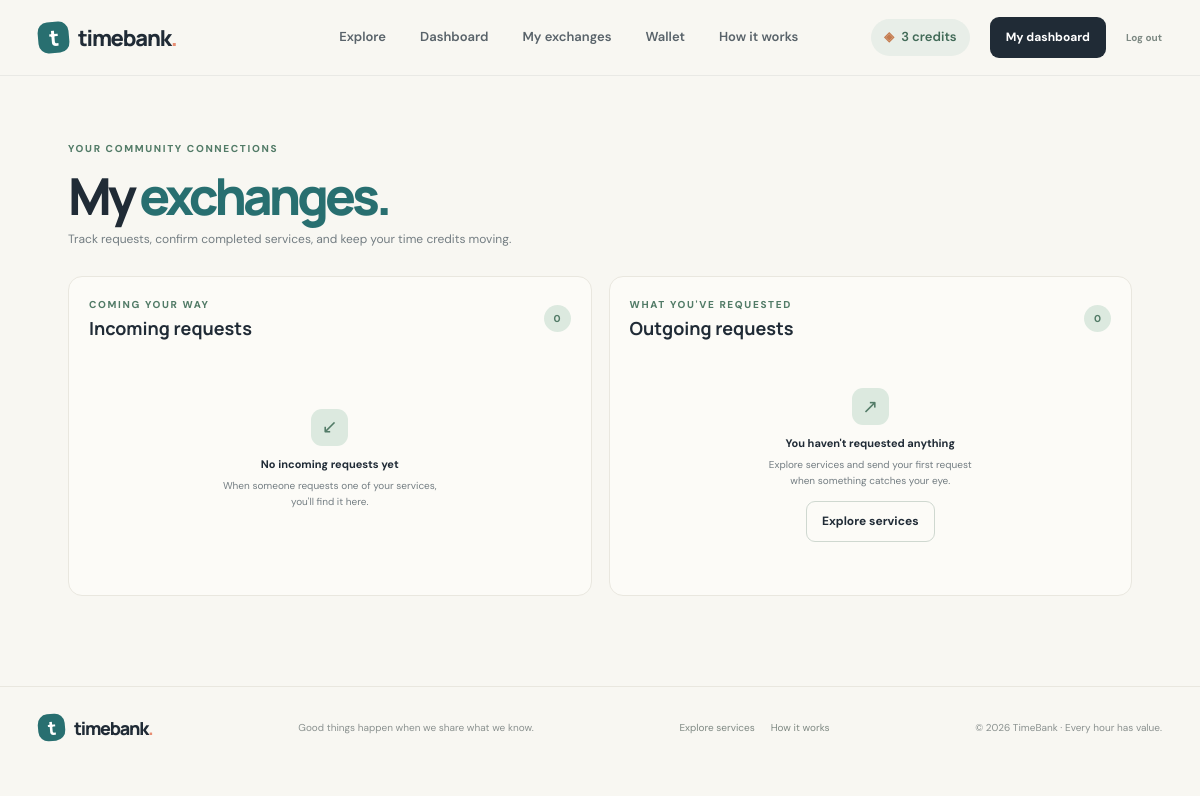
/exchanges (signed in), run on an earlier commit of the app's database.
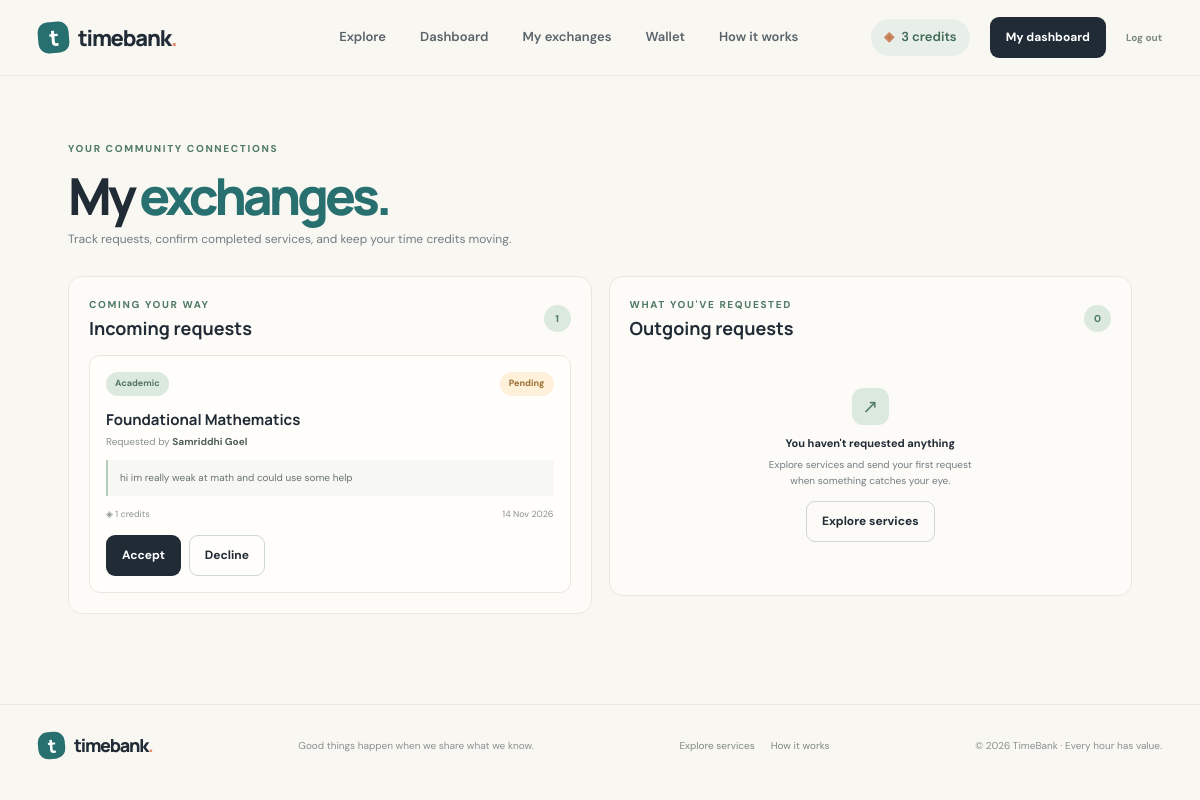
And on a later commit of the database.
### models.py (models this page shows)
class ExchangeRequest(db.Model):
    id = db.Column(db.Integer, primary_key=True)
    service_id = db.Column(db.Integer, db.ForeignKey("service.id"), nullable=False)
    requester_id = db.Column(db.Integer, db.ForeignKey("user.id"), nullable=False)
    provider_id = db.Column(db.Integer, db.ForeignKey("user.id"), nullable=False)
    message = db.Column(db.Text, nullable=False)
    status = db.Column(db.String(20), nullable=False, default="pending")
    requester_confirmed = db.Column(db.Boolean, nullable=False, default=False)
    provider_confirmed = db.Column(db.Boolean, nullable=False, default=False)
    created_at = db.Column(db.DateTime, default=datetime.utcnow)
    completed_at = db.Column(db.DateTime)
    service = db.relationship("Service", backref="exchange_requests")
    requester = db.relationship("User", foreign_keys=[requester_id])
    provider = db.relationship("User", foreign_keys=[provider_id])

class Service(db.Model):
    id = db.Column(db.Integer, primary_key=True)
    title = db.Column(db.String(100), nullable=False)
    category = db.Column(db.String(40), nullable=False)
    description = db.Column(db.Text, nullable=False)
    duration_hours = db.Column(db.Integer, nullable=False, default=1)
    is_active = db.Column(db.Boolean, nullable=False, default=True)
    created_at = db.Column(db.DateTime, default=datetime.utcnow)
    owner_id = db.Column(db.Integer, db.ForeignKey("user.id"), nullable=False)

class User(UserMixin, db.Model):
    id = db.Column(db.Integer, primary_key=True)
    name = db.Column(db.String(80), nullable=False)
    email = db.Column(db.String(120), unique=True, nullable=False, index=True)
    password_hash = db.Column(db.String(255), nullable=False)
    location = db.Column(db.String(120))
    bio = db.Column(db.String(300))
    credits = db.Column(db.Integer, nullable=False, default=3)
    created_at = db.Column(db.DateTime, default=datetime.utcnow)
    services = db.relationship(
        "Service", backref="owner", lazy=True, cascade="all, delete-orphan"
    )

### app.py (the view)
@app.route("/exchanges")
@login_required
def exchanges():
    incoming = (
        ExchangeRequest.query.filter_by(provider_id=current_user.id)
        .order_by(ExchangeRequest.created_at.desc()).all()
    )
    outgoing = (
        ExchangeRequest.query.filter_by(requester_id=current_user.id)
        .order_by(ExchangeRequest.created_at.desc()).all()
    )
    return render_template("exchanges.html", incoming=incoming, outgoing=outgoing)

### app.py (called while the page is built)
@login_manager.user_loader
def load_user(user_id):
    return db.session.get(User, int(user_id))

### templates/exchanges.html (shortened to what the changed rows need)
{% extends "base.html" %}
{% block content %}
<section class="page-shell">
  <div class="page-intro"><div class="eyebrow">YOUR COMMUNITY CONNECTIONS</div><h1>My <span>exchanges.</span></h1><p class="muted">Track requests, confirm completed services, and keep your time credits moving.</p></div>
  <div class="exchange-columns">
    <section class="exchange-panel">
      <div class="exchange-panel-heading"><div><div class="eyebrow">COMING YOUR WAY</div><h2>Incoming requests</h2></div><span class="count-bubble">{{ incoming|length }}</span></div>
      {% if incoming %}
        {% for item in incoming %}
          <article class="exchange-card">
            <div class="exchange-card-top"><span class="category-tag">{{ item.service.category }}</span><span class="status-pill status-{{ item.status }}">{{ item.status }}</span></div>
            <h3>{{ item.service.title }}</h3>
            <p class="exchange-person">Requested by <b>{{ item.requester.name }}</b></p>
            <blockquote>{{ item.message }}</blockquote>
            <div class="exchange-meta"><span>◈ {{ item.service.duration_hours }} credits</span><span>{{ item.created_at.strftime('%d %b %Y') }}</span></div>
            {% if item.status == 'pending' %}
              <div class="exchange-actions">
                <form method="POST" action="{{ url_for('update_exchange', exchange_id=item.id, action='accept') }}"><button class="button button-dark button-small" type="submit">Accept</button></form>
                <form method="POST" action="{{ url_for('update_exchange', exchange_id=item.id, action='reject') }}" data-confirm="Decline this exchange request?"><button class="button button-outline button-small" type="submit">Decline</button></form>
              </div>
            {% elif item.status == 'completed' %}
              <div class="completed-note">✓ Completed {{ item.completed_at.strftime('%d %b %Y') if item.completed_at else '' }} · {{ item.service.duration_hours }} credits transferred to your wallet.</div>
            {% endif %}
          </article>
        {% endfor %}
      {% else %}
        <div class="exchange-empty"><span>↙</span><b>No incoming requests yet</b><p>When someone requests one of your services, you'll find it here.</p></div>
      {% endif %}
    </section>
    <section class="exchange-panel">
      <div class="exchange-panel-heading"><div><div class="eyebrow">WHAT YOU'VE REQUESTED</div><h2>Outgoing requests</h2></div><span class="count-bubble">{{ outgoing|length }}</span></div>
    </section>
  </div>
</section>
{% endblock %}

What changed in the data, as far as the page shows it:
added ExchangeRequest: service.category "Academic", status "Pending", service "Foundational Mathematics", requester.name "Samriddhi Goel", message "hi im really weak at math and could use some help", service.duration_hours "1", created_at "14 Nov 2026"
Also different on the page:
{{ incoming|length }}: "0" → "1"
text no longer shown: "↙ No incoming requests yet When someone requests one of your services, you'll find it here."
